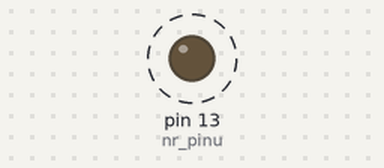
Recording of a sketch running on a simulated Arduino Uno, built with avr-gcc and run on an emulated ATmega328P. On the bench: output pins drawn as LEDs (lit = HIGH). Dashed ring = blinking. What the sketch prints to the serial monitor is not drawn.

Above: at 0.5 s.
Timing chart, 0 to 4.6 s (numbered marks = the images above):
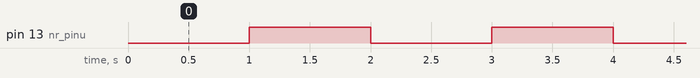

Measured:
- by itself, pin 13 (nr_pinu): alternates HIGH for 1.0 s and LOW for 1.0 s

The sketch:

WatchDog1.ino
```cpp
#include <avr/wdt.h>//włączamy bibliotekę do programu

const int nr_pinu = 13;  //definicja numer pinu do którego podłączona jest dioda
int stan_diody = LOW;  //definicja zmiennej stanu diody (HIGH-świeci, LOW-nie świeci)
unsigned long ostatni_czas = 0;  //definicja zmiennej pomocniczej, do której przypisana będzie ostatnia wartość czasu zmiany staniu diody
const long okres_czasu = 1000;  //definicja okresu migania diody (500 to znaczy 0,5s)

void setup() {
  uint8_t mcusr = MCUSR;
  MCUSR = 0;
  pinMode(nr_pinu, OUTPUT);
  digitalWrite(nr_pinu, LOW);
  ostatni_czas  = millis(); // przypisanie aktualnej wartości czasu do zmiennej
  // Serial init
  Serial.begin(115200);
  Serial.print("INIT ");
  Serial.println(mcusr, HEX);
  wdt_enable(WDTO_250MS);//od tego miejsca watchdog sprawdza co 0,25 sekundy czy arduino nie zawiesiło się
}

void loop() {
  uint8_t char_command;
  if (Serial.available() > 0) {
      // get incoming byte:
      char_command = Serial.read();

      switch (char_command)
        {
          case 'q':
            delay(1000);
            break;
          default:
            break;
        }
  }
  if (millis() - ostatni_czas  >= okres_czasu)
  {
    Serial.print("LED toggle\n\n");
    stan_diody =!stan_diody ;//zmiana stanu zmiennej diody na przeciwny
    digitalWrite(nr_pinu, stan_diody);
    ostatni_czas  = millis(); // przypisanie aktualnej wartości czasu do zmiennej
  }
  wdt_reset(); //reset zegara watchdog
}
```
